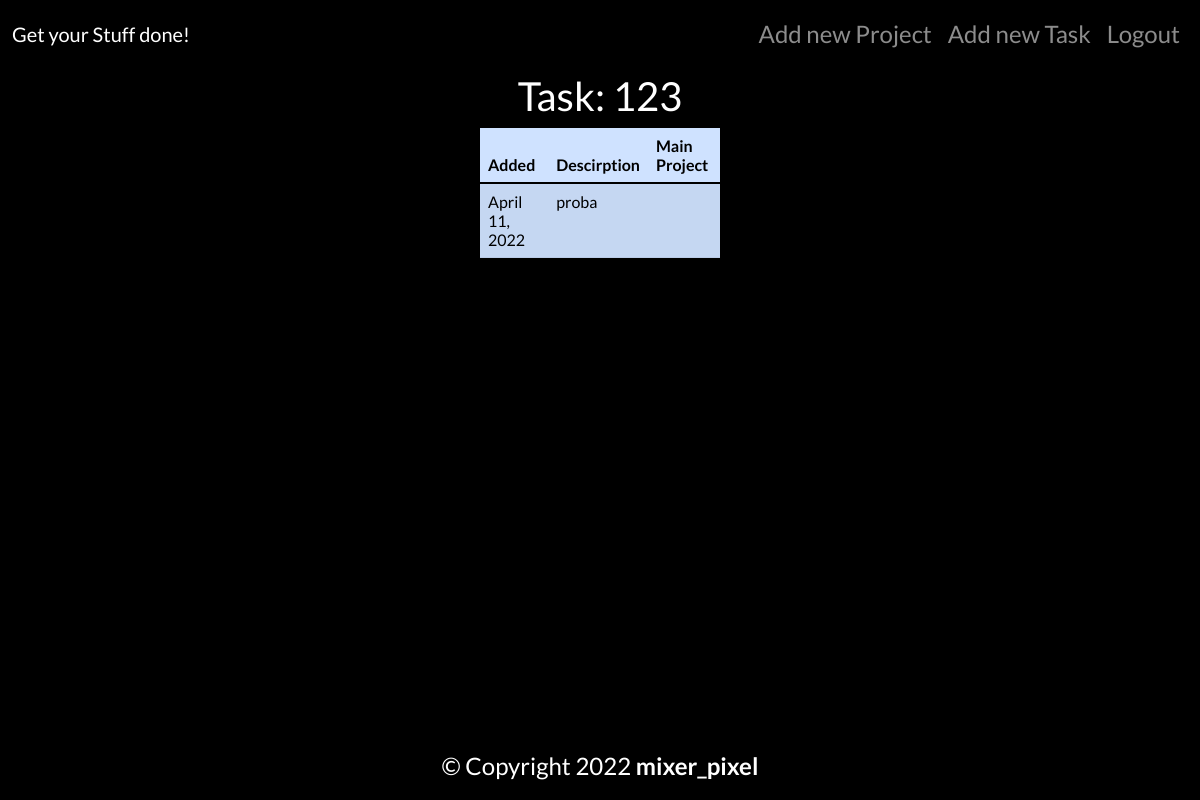
Page /tasklist/10 (signed in) on the earlier database version.
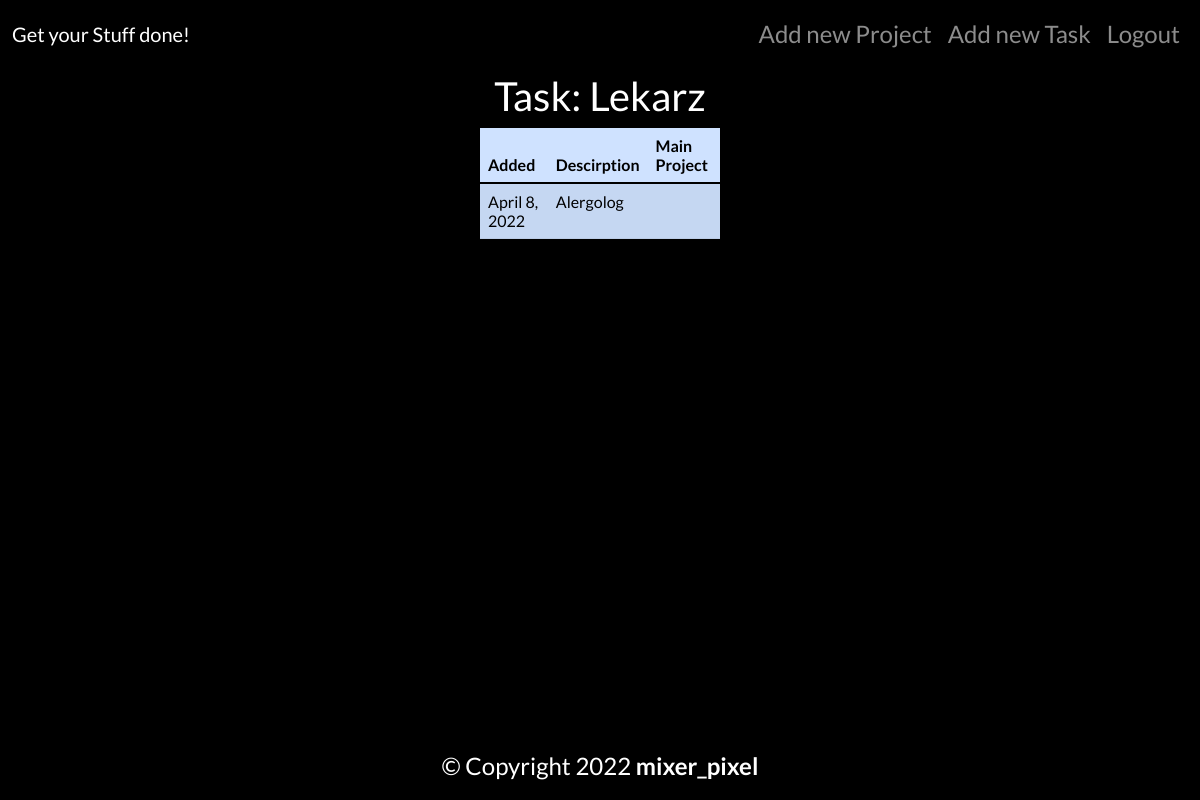
Same page on the later database version.
### tasklist/models.py (models this page shows, shortened)
class Task(models.Model):
    title = models.CharField(max_length=100)
    main_project = models.CharField(max_length=100)
    added_date = models.DateField(default = datetime.date.today)
    description = models.CharField(max_length=100)
    STATUS = (
        ('in pipeline', ('in pipeline')),
        ('done', ('done'))
    )
    status = models.CharField(max_length=20, choices=STATUS, default = 'in pipeline')
    added_by = models.CharField(max_length=100)
    PRIO = (
        ('low', ('low')),
        ('regular', ('regular')),
        ('high', ('high')),
    )
    prio = models.CharField(max_length=20, choices=PRIO, default = 'low')
    proceed_till = models.DateField(default = datetime.date.today)

### tasklist/views.py (the view)
# urls.py: path('<int:id>', views.detail, name='detailproj'),
@login_required
def detail(request, id):
    task = get_object_or_404(Task, pk = id)
    return render(request, "tasklist/detail.html", {"task":task})

### tasklist/templates/tasklist/detail.html (shortened to what this page needs)
{% extends "base.html" %}
{% block content %}
<h1>Task: {{task.title}}</h1>
<table id="projecttasks" class="table table-striped table-hover table-primary">
        <thead>
              <tr>
                  <th>Added</th>
                  <th>Descirption</th>
                  <th>Main Project</th>
              </tr>
        </thead>
        <tbody>
            <tr>
                <td>{{task.added_date}}</td>
                <td>{{task.description}}</td>
                <td><a href="{% url 'detailproj' task.main_project.id  %}">{{task.main_project}}</a></td>
            </tr>
        </tbody>
</table>
{% endblock %}

### website/templates/base.html (shortened to what this page needs)
{% load static %}
<html lang="en">
<head>
    <link href="https://cdn.jsdelivr.net/npm/bootstrap@5.1.3/dist/css/bootstrap.min.css" rel="stylesheet">
    <link rel = "stylesheet" href = "{% static 'website/styles.css' %}">
</head>
<body>
    <div class = "navigation">
          <nav class="navbar fixed-top navbar-expand-lg navbar-dark">
            <div class="container-fluid">
              <a class="navbar-brand" href="{% url 'welcome' %}">Get your Stuff done!</a>
              <div class="collapse navbar-collapse justify-content-end" id="navbarResponsive">
                <ul class="navbar-nav ms-auto">
                    {% if not user.is_authenticated %}
                      <li class="nav-item">
                        <a class="nav-link" href="{% url 'register' %}">Register</a>
                      </li>
                      <li class="nav-item">
                        <a class="nav-link" href="{% url 'login' %}">Login</a>
                     {% else %}
                      <li class="nav-item">
                            <a class="nav-link" href="{% url 'newproj' %}">Add new Project</a>
                      </li>
                      <li class="nav-item">
                            <a class="nav-link" href="{% url 'new' %}">Add new Task</a>
                      </li>
                      <li class="nav-item">
                                <a class="nav-link" href="{% url 'logout' %}">Logout</a>
                      </li>
                      {% endif %}
                </ul>
              </div>
            </div>
          </nav>
    </div>
    {% block content%}
    {% endblock %}
</body>
</html>
<footer class="footer" id="footer">
      <p>© Copyright 2022 <a href ="https://mziebavisitcard.herokuapp.com/"><b>mixer_pixel</b></a></p>
</footer>

### website/static/website/styles.css (style rules this page uses)
body { font-family:lato; background-color:black; text-align:center; font-size: x-large; color:white; }
.navigation { padding-bottom:6%; }
#footer { position:fixed; bottom:0; width:100%; }
#footer > p > a { text-decoration:none; color: white; }
#projecttasks { width: 20%; margin-left:40%; }

Differences in the rows shown:
changed Task: title "123" → "Lekarz"; added_date "April 11, 2022" → "April 8, 2022"; description "proba" → "Alergolog"
